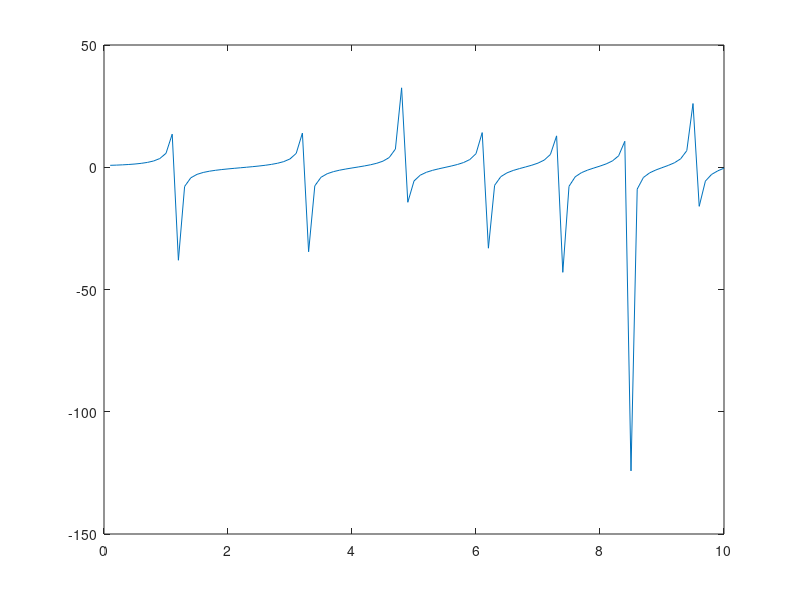

MATLAB code to generate this figure: (Note: this script raises an error after producing the figure.)
format longE;
z = 0:0.1:10;
J=-sqrt(z).*(besselj(-2/3,(2/3).*z.^(3/2))+besselj(2/3,(2/3).*z.^(3/2)))./(-besselj(-1/3,(2/3).*z.^(3/2))+besselj(1/3,(2/3).*z.^(3/2)));
plot(z,J)
x0=2.33863;
fun= @f;
y=fzero(fun,x0)

function y=f(z)
y=besselj(-1/3,(2/3).*z.^(3/2))+besselj(1/3,(2/3).*z.^(3/2));
end